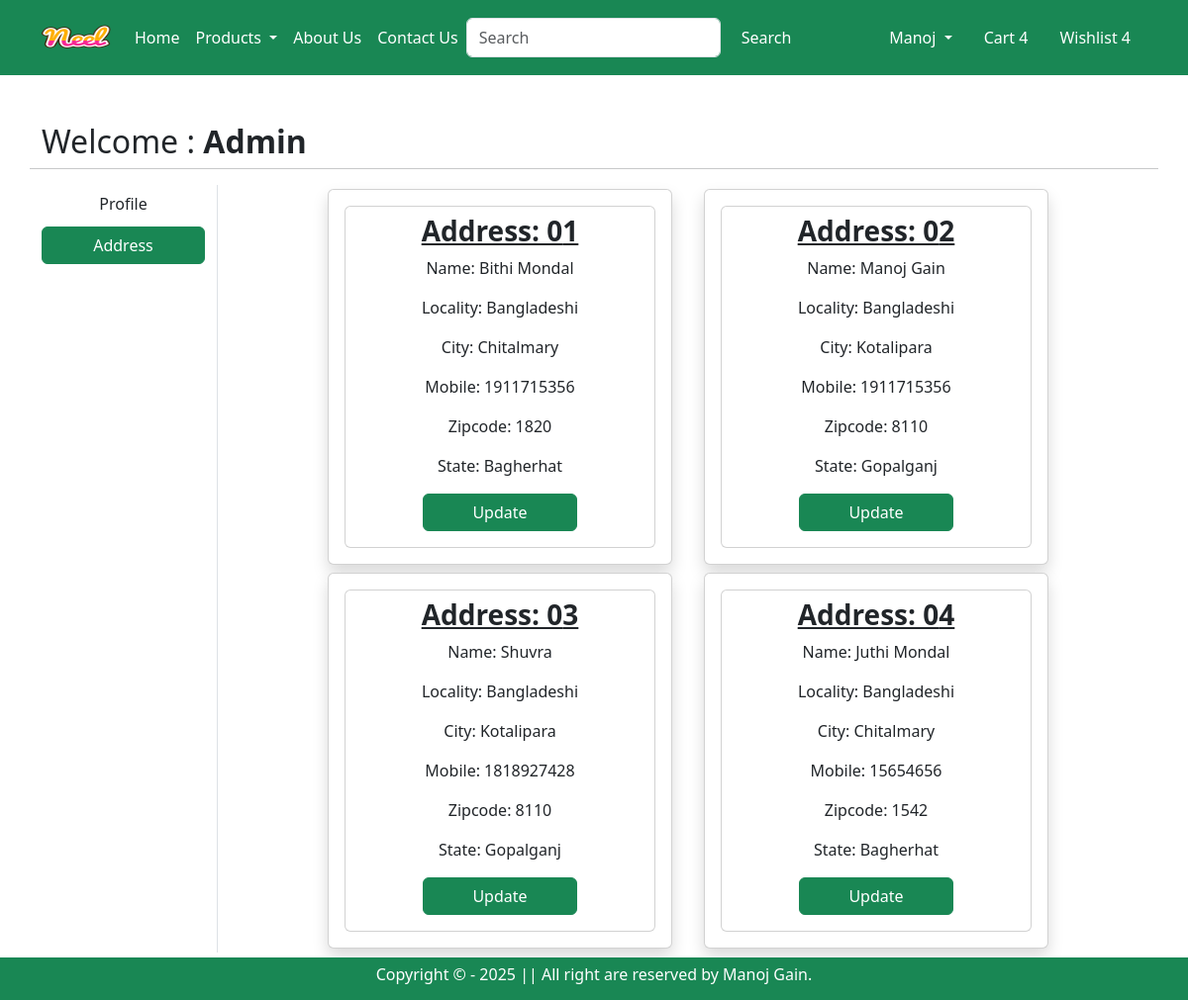
The app's page /address/ (signed in), older data.
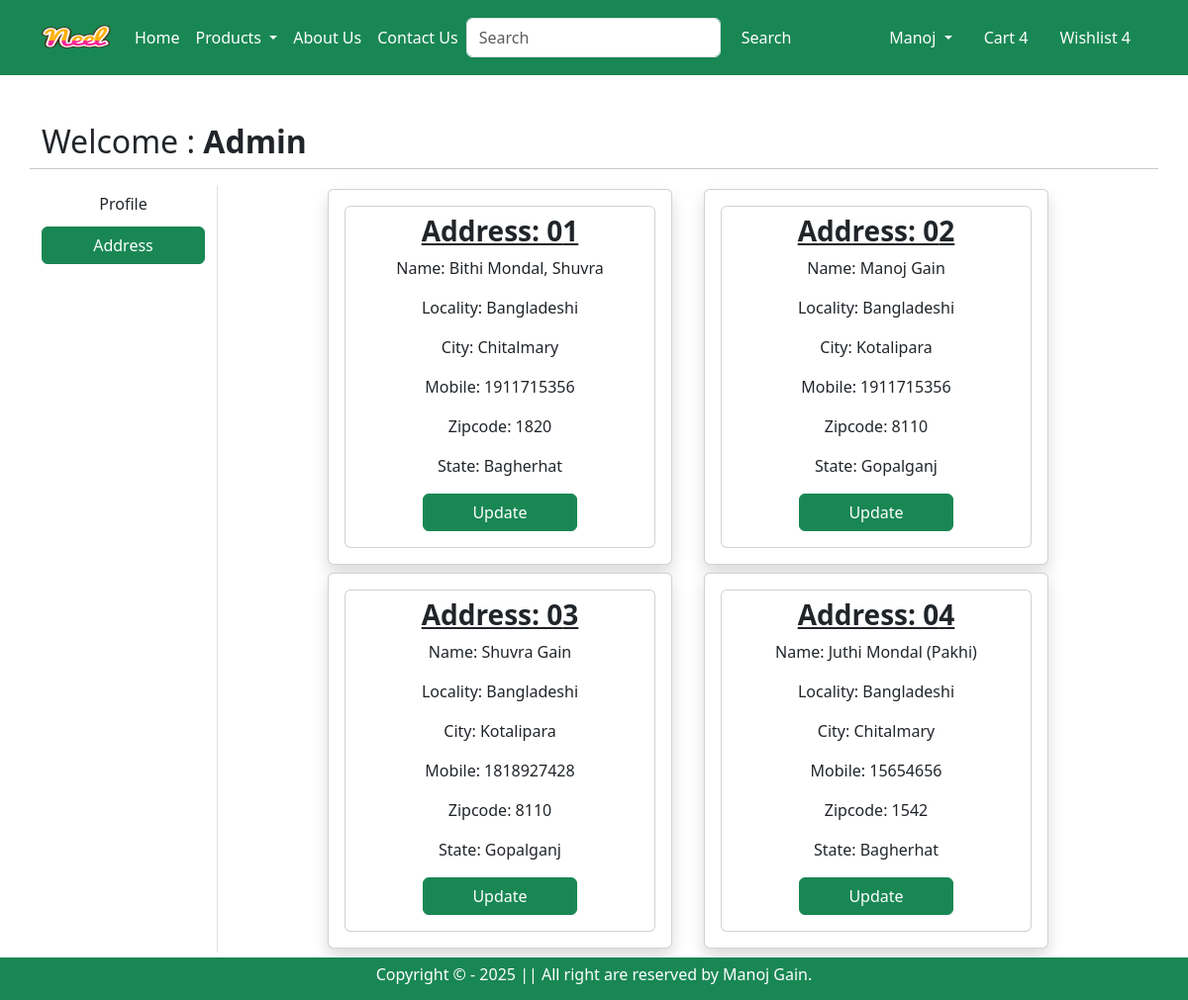
The same page, newer data.
### app/models.py (models this page shows, shortened)
class Customer(models.Model):
    STATE_CHOICES = (
        ('Dhaka' , 'Dhaka'),
        ('Chittragram' , 'Chittragram'),
        ('Khulna' , 'Khulna'),
        ('Barishal' , 'Barishal'),
        ('Jessore' , 'Jessore'),
        ('Rajshahi' , 'Rajshahi'),
        ('Sylhet' , 'Sylhet'),
        ('Gopalganj' , 'Gopalganj'),
        ('Faridpur' , 'Madaripur'),
        ('Madaripur' , 'Faridpur'),
        ('Bagherhat' , 'Bagherhat'),
        ('Kotalipara' , 'Kotalipara'),
    )
    user = models.ForeignKey(User, on_delete=models.CASCADE)
    name = models.CharField(max_length=200, blank=True, null=True)
    locality = models.CharField(max_length=200, blank=True, null=True)
    city = models.CharField(max_length=50, blank=True, null=True)
    mobile = models.IntegerField(default=0)
    zipcode = models.IntegerField()
    state = models.CharField(max_length=100, blank=True, null=True,choices=STATE_CHOICES)

### app/views.py (the view)
# urls.py: path('address/', views.Address, name='address'),
def Address(request):
    add = Customer.objects.filter(user=request.user)
    return render(request,'app/address.html', locals())

### app/templates/app/address.html (shortened to what this page needs)
{% extends "app/base.html" %}
{% load static %}
{% block main_content %}
<div class="container my-5">
    <div class="row ">
        <h2> Welcome : <span class="text-capitalize fw-bold">{{request.user}}</span></h2>
        <hr>
            <div class="col-sm-2 border-end">
                <ul class="list-unstyled">
                    <li class="d-grid"><a href="{% url 'profile' %}" class="btn ">Profile</a></li>
                    <li class="d-grid"><a href="{% url 'address' %}" class="btn btn-success mt-1">Address</a></li>
                </ul>
            </div>
        <div class="col-sm-8 offset-sm-1 text-center">
            <div class="row ">
                {% for ad in add %}
                    <div class="col-sm-6">
                        <div class="card m-1 shadow p-3">
                            <div class="card body">
                                <h3 class="fw-bold text-decoration-underline mt-2">Address: 0{{forloop.counter}}</h3>
                                <p>Name: {{ad.name}}</p>
                                <p>Locality: {{ad.locality}}</p>
                                <p>City: {{ad.city}}</p>
                                <p>Mobile: {{ad.mobile}}</p>
                                <p>Zipcode: {{ad.zipcode}}</p>
                                <p>State: {{ad.state}}</p>
                                <p class="text-center"><a href="{% url 'updateAddress' pk=ad.id %}" type='button' class='btn btn-success w-50'>Update</a></p>
                            </div>
                        </div>
                    </div>
                {% endfor %}
            </div>
        </div>
    </div>
</div>
{% endblock main_content %}

Row changes from the older to the newer data that the page shows:
changed Customer: name "Bithi Mondal" → "Bithi Mondal, Shuvra"
changed Customer: name "Shuvra" → "Shuvra Gain"
changed Customer: name "Juthi Mondal" → "Juthi Mondal (Pakhi)"
